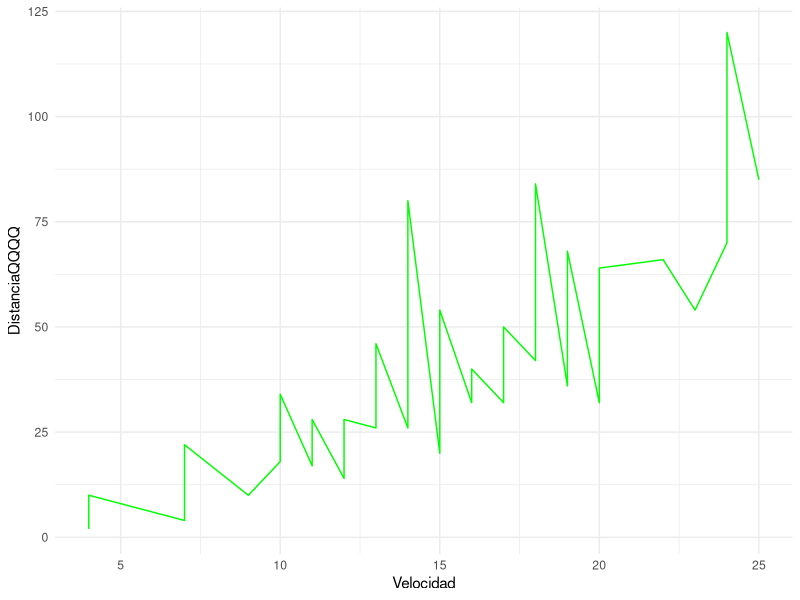

Generate this figure with R:
library(tidyverse)

cars %>% 
  ggplot(aes(speed,dist )) +
  geom_line(colour = '#00ff00') +
  labs(x = 'Velocidad', y = 'DistanciaQQQQ') +
  theme_minimal()

cars %>% 
  head()
